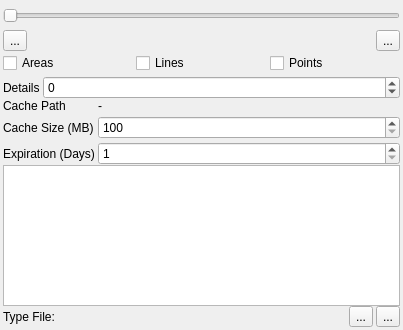
<?xml version="1.0" encoding="UTF-8"?>
<ui version="4.0">
 <class>IMapPropSetup</class>
 <widget class="QWidget" name="IMapPropSetup">
  <property name="geometry">
   <rect>
    <x>0</x>
    <y>0</y>
    <width>403</width>
    <height>330</height>
   </rect>
  </property>
  <property name="windowTitle">
   <string>Form</string>
  </property>
  <layout class="QVBoxLayout" name="verticalLayout">
   <property name="spacing">
    <number>0</number>
   </property>
   <property name="leftMargin">
    <number>3</number>
   </property>
   <property name="topMargin">
    <number>3</number>
   </property>
   <property name="rightMargin">
    <number>3</number>
   </property>
   <property name="bottomMargin">
    <number>3</number>
   </property>
   <item>
    <widget class="QSlider" name="sliderOpacity">
     <property name="minimumSize">
      <size>
       <width>0</width>
       <height>25</height>
      </size>
     </property>
     <property name="baseSize">
      <size>
       <width>0</width>
       <height>0</height>
      </size>
     </property>
     <property name="tabletTracking">
      <bool>true</bool>
     </property>
     <property name="toolTip">
      <string>&lt;html&gt;&lt;head/&gt;&lt;body&gt;&lt;p&gt;Change opacity of map&lt;/p&gt;&lt;/body&gt;&lt;/html&gt;</string>
     </property>
     <property name="orientation">
      <enum>Qt::Horizontal</enum>
     </property>
    </widget>
   </item>
   <item>
    <layout class="QHBoxLayout" name="horizontalLayout">
     <property name="spacing">
      <number>3</number>
     </property>
     <item>
      <widget class="QToolButton" name="toolSetMinScale">
       <property name="toolTip">
        <string>Click to use the current zoom as maximum 
zoom-in to display the map.</string>
       </property>
       <property name="text">
        <string>...</string>
       </property>
       <property name="icon">
        <iconset resource="../resources.qrc">
         <normaloff>:/icons/8x8/bullet_green.png</normaloff>
         <normalon>:/icons/8x8/bullet_red.png</normalon>:/icons/8x8/bullet_green.png</iconset>
       </property>
       <property name="iconSize">
        <size>
         <width>8</width>
         <height>8</height>
        </size>
       </property>
       <property name="checkable">
        <bool>true</bool>
       </property>
      </widget>
     </item>
     <item>
      <widget class="CScaleLabel" name="labelScale">
       <property name="minimumSize">
        <size>
         <width>0</width>
         <height>25</height>
        </size>
       </property>
       <property name="toolTip">
        <string>Control the zoom range for which the map is 
displayed. Use the two buttons left  and right 
to define the actual zoom as either maximum 
zoom-in or zoom-out.
</string>
       </property>
       <property name="text">
        <string/>
       </property>
       <property name="scaledContents">
        <bool>true</bool>
       </property>
      </widget>
     </item>
     <item>
      <widget class="QToolButton" name="toolSetMaxScale">
       <property name="toolTip">
        <string>Click to use the current zoom as maximum 
zoom-out to display the map.</string>
       </property>
       <property name="text">
        <string>...</string>
       </property>
       <property name="icon">
        <iconset resource="../resources.qrc">
         <normaloff>:/icons/8x8/bullet_green.png</normaloff>
         <normalon>:/icons/8x8/bullet_red.png</normalon>:/icons/8x8/bullet_green.png</iconset>
       </property>
       <property name="iconSize">
        <size>
         <width>8</width>
         <height>8</height>
        </size>
       </property>
       <property name="checkable">
        <bool>true</bool>
       </property>
      </widget>
     </item>
    </layout>
   </item>
   <item>
    <widget class="QFrame" name="frameVectorItems">
     <property name="frameShape">
      <enum>QFrame::NoFrame</enum>
     </property>
     <property name="frameShadow">
      <enum>QFrame::Plain</enum>
     </property>
     <layout class="QVBoxLayout" name="verticalLayout_4">
      <property name="spacing">
       <number>3</number>
      </property>
      <property name="leftMargin">
       <number>0</number>
      </property>
      <property name="topMargin">
       <number>0</number>
      </property>
      <property name="rightMargin">
       <number>0</number>
      </property>
      <property name="bottomMargin">
       <number>0</number>
      </property>
      <item>
       <layout class="QHBoxLayout" name="horizontalLayout_2">
        <item>
         <widget class="QCheckBox" name="checkPolygons">
          <property name="text">
           <string>Areas</string>
          </property>
         </widget>
        </item>
        <item>
         <widget class="QCheckBox" name="checkPolylines">
          <property name="text">
           <string>Lines</string>
          </property>
         </widget>
        </item>
        <item>
         <widget class="QCheckBox" name="checkPoints">
          <property name="text">
           <string>Points</string>
          </property>
         </widget>
        </item>
       </layout>
      </item>
      <item>
       <layout class="QHBoxLayout" name="horizontalLayout_3">
        <item>
         <widget class="QLabel" name="label_4">
          <property name="sizePolicy">
           <sizepolicy hsizetype="Maximum" vsizetype="Preferred">
            <horstretch>0</horstretch>
            <verstretch>0</verstretch>
           </sizepolicy>
          </property>
          <property name="text">
           <string>Details</string>
          </property>
         </widget>
        </item>
        <item>
         <widget class="QSpinBox" name="spinAdjustDetails">
          <property name="minimum">
           <number>-5</number>
          </property>
          <property name="maximum">
           <number>5</number>
          </property>
         </widget>
        </item>
       </layout>
      </item>
     </layout>
    </widget>
   </item>
   <item>
    <widget class="QFrame" name="frameTileCache">
     <property name="frameShape">
      <enum>QFrame::NoFrame</enum>
     </property>
     <property name="frameShadow">
      <enum>QFrame::Raised</enum>
     </property>
     <layout class="QVBoxLayout" name="verticalLayout_2">
      <property name="spacing">
       <number>3</number>
      </property>
      <property name="leftMargin">
       <number>0</number>
      </property>
      <property name="topMargin">
       <number>0</number>
      </property>
      <property name="rightMargin">
       <number>0</number>
      </property>
      <property name="bottomMargin">
       <number>0</number>
      </property>
      <item>
       <layout class="QFormLayout" name="formLayout">
        <property name="fieldGrowthPolicy">
         <enum>QFormLayout::AllNonFixedFieldsGrow</enum>
        </property>
        <property name="horizontalSpacing">
         <number>3</number>
        </property>
        <property name="verticalSpacing">
         <number>3</number>
        </property>
        <item row="1" column="0">
         <widget class="QLabel" name="label_2">
          <property name="text">
           <string>Cache Size (MB)</string>
          </property>
         </widget>
        </item>
        <item row="1" column="1">
         <widget class="QSpinBox" name="spinCacheSize">
          <property name="minimum">
           <number>100</number>
          </property>
          <property name="maximum">
           <number>1000</number>
          </property>
          <property name="singleStep">
           <number>100</number>
          </property>
         </widget>
        </item>
        <item row="2" column="0">
         <widget class="QLabel" name="label_3">
          <property name="text">
           <string>Expiration (Days)</string>
          </property>
         </widget>
        </item>
        <item row="2" column="1">
         <widget class="QSpinBox" name="spinCacheExpiration">
          <property name="minimum">
           <number>1</number>
          </property>
          <property name="maximum">
           <number>14</number>
          </property>
         </widget>
        </item>
        <item row="0" column="1">
         <widget class="QLabel" name="labelCachePath">
          <property name="text">
           <string>-</string>
          </property>
          <property name="scaledContents">
           <bool>true</bool>
          </property>
         </widget>
        </item>
        <item row="0" column="0">
         <widget class="QLabel" name="label">
          <property name="text">
           <string>Cache Path</string>
          </property>
         </widget>
        </item>
       </layout>
      </item>
     </layout>
    </widget>
   </item>
   <item>
    <widget class="QFrame" name="frameLayers">
     <property name="frameShape">
      <enum>QFrame::NoFrame</enum>
     </property>
     <property name="frameShadow">
      <enum>QFrame::Raised</enum>
     </property>
     <layout class="QVBoxLayout" name="verticalLayout_3">
      <property name="spacing">
       <number>3</number>
      </property>
      <property name="leftMargin">
       <number>0</number>
      </property>
      <property name="topMargin">
       <number>0</number>
      </property>
      <property name="rightMargin">
       <number>0</number>
      </property>
      <property name="bottomMargin">
       <number>0</number>
      </property>
      <item>
       <widget class="QListWidget" name="listLayers">
        <property name="sizePolicy">
         <sizepolicy hsizetype="Expanding" vsizetype="Maximum">
          <horstretch>0</horstretch>
          <verstretch>0</verstretch>
         </sizepolicy>
        </property>
        <property name="frameShape">
         <enum>QFrame::StyledPanel</enum>
        </property>
       </widget>
      </item>
     </layout>
    </widget>
   </item>
   <item>
    <widget class="QFrame" name="frameTypFile">
     <property name="frameShape">
      <enum>QFrame::NoFrame</enum>
     </property>
     <property name="frameShadow">
      <enum>QFrame::Plain</enum>
     </property>
     <layout class="QHBoxLayout" name="horizontalLayout_5">
      <property name="spacing">
       <number>3</number>
      </property>
      <property name="leftMargin">
       <number>0</number>
      </property>
      <property name="topMargin">
       <number>0</number>
      </property>
      <property name="rightMargin">
       <number>0</number>
      </property>
      <property name="bottomMargin">
       <number>0</number>
      </property>
      <item>
       <widget class="QLabel" name="label_5">
        <property name="sizePolicy">
         <sizepolicy hsizetype="Maximum" vsizetype="Preferred">
          <horstretch>0</horstretch>
          <verstretch>0</verstretch>
         </sizepolicy>
        </property>
        <property name="text">
         <string>Type File:</string>
        </property>
       </widget>
      </item>
      <item>
       <widget class="QLabel" name="labelTypeFile">
        <property name="text">
         <string/>
        </property>
       </widget>
      </item>
      <item>
       <widget class="QToolButton" name="toolClearTypFile">
        <property name="toolTip">
         <string>Forget external type file and use internal types.</string>
        </property>
        <property name="text">
         <string>...</string>
        </property>
        <property name="icon">
         <iconset resource="../resources.qrc">
          <normaloff>:/icons/32x32/Cancel.png</normaloff>:/icons/32x32/Cancel.png</iconset>
        </property>
       </widget>
      </item>
      <item>
       <widget class="QToolButton" name="toolOpenTypFile">
        <property name="toolTip">
         <string>Load an external type file.</string>
        </property>
        <property name="text">
         <string>...</string>
        </property>
        <property name="icon">
         <iconset resource="../resources.qrc">
          <normaloff>:/icons/32x32/PathBlue.png</normaloff>:/icons/32x32/PathBlue.png</iconset>
        </property>
       </widget>
      </item>
     </layout>
    </widget>
   </item>
  </layout>
 </widget>
 <customwidgets>
  <customwidget>
   <class>CScaleLabel</class>
   <extends>QLabel</extends>
   <header location="global">widgets/CScaleLabel.h</header>
  </customwidget>
 </customwidgets>
 <resources>
  <include location="../resources.qrc"/>
 </resources>
 <connections/>
</ui>
